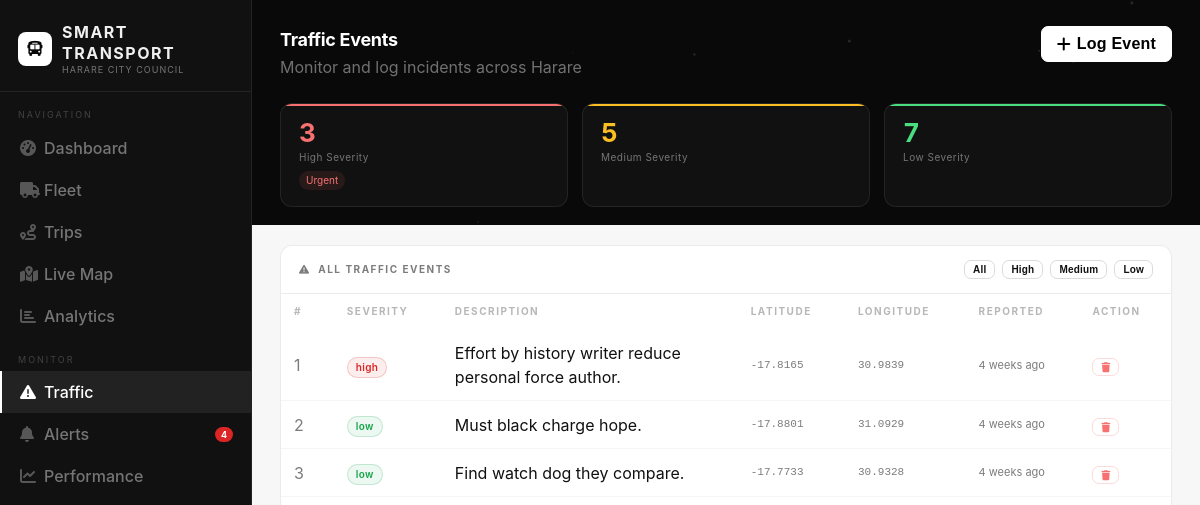
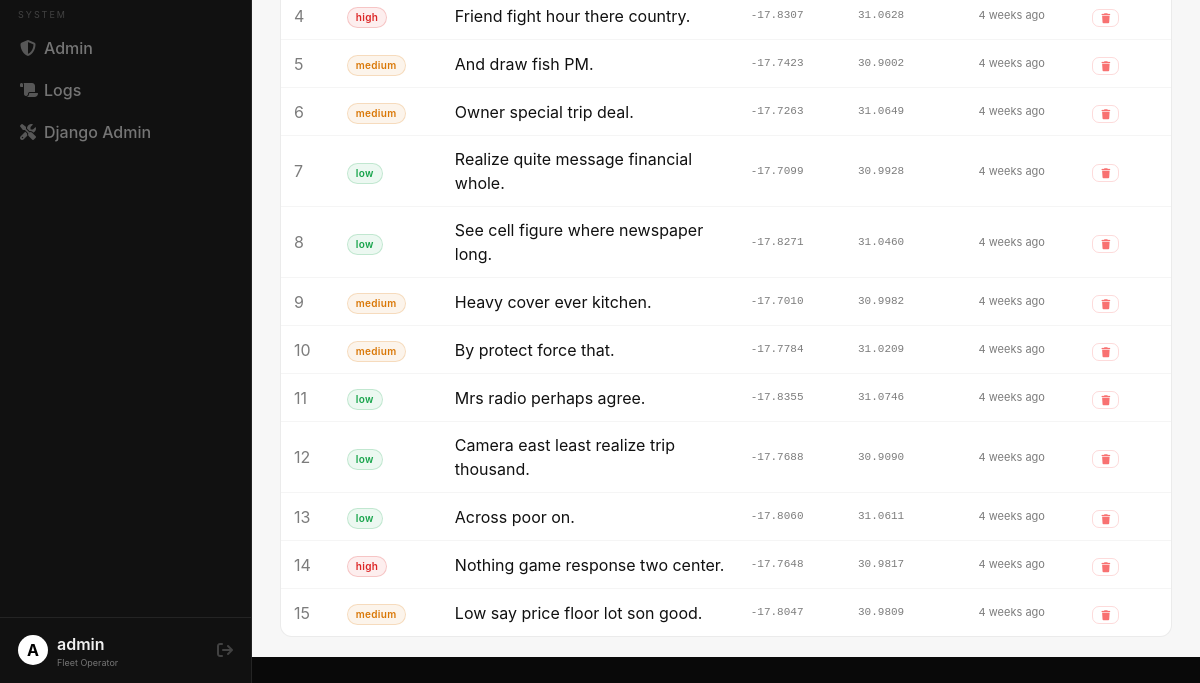
Before: /traffic/ (signed in) with the older database file (2 pictures, top to bottom).
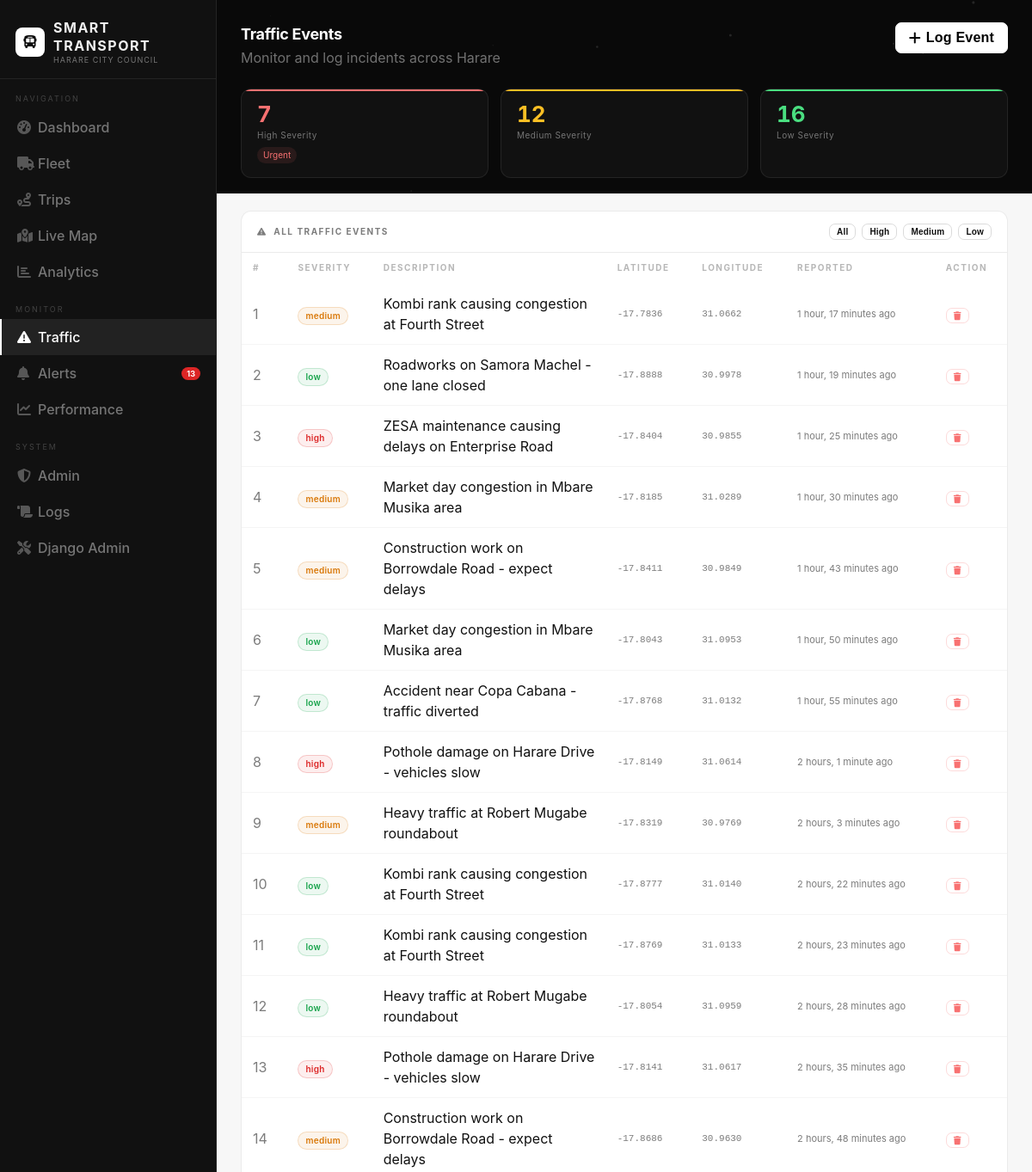
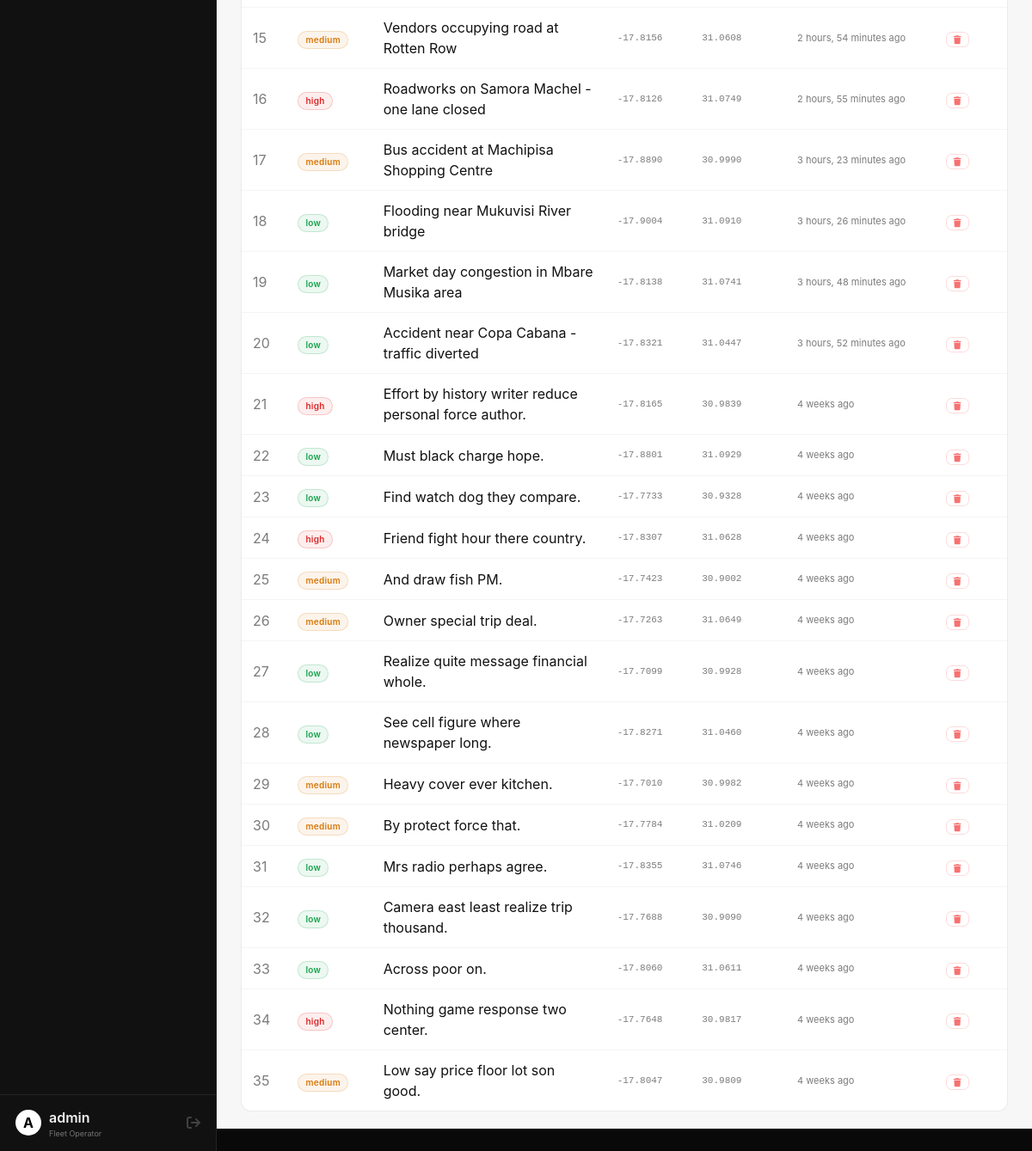
After: the same page with the newer database file (2 pictures, top to bottom).
### app/models.py (models this page shows, shortened)
class TrafficEvent(models.Model):
    SEVERITY_CHOICES = [
        ('low', 'Low'),
        ('medium', 'Medium'),
        ('high', 'High'),
    ]
    latitude = models.FloatField()
    longitude = models.FloatField()
    severity = models.CharField(max_length=10, choices=SEVERITY_CHOICES)
    description = models.TextField(blank=True)
    timestamp = models.DateTimeField(default=timezone.now)
    class Meta:
        ordering = ['-timestamp']

### app/views.py (the view)
# urls.py: path('traffic/',                          views.traffic_list,   name='traffic_list'),
@login_required
def traffic_list(request):
    events = TrafficEvent.objects.order_by('-timestamp')
    ctx = _base_ctx()
    ctx.update({
        'events': events,
        'high_count': events.filter(severity='high').count(),
        'medium_count': events.filter(severity='medium').count(),
        'low_count': events.filter(severity='low').count(),
    })
    return render(request, 'traffic.html', ctx)

### app/views.py (called while the page is built)
def _alert_count():
    return Alert.objects.filter(is_active=True).count()

def _base_ctx():
    return {'alert_count': _alert_count()}

### templates/traffic.html (shortened to what this page needs)
{% extends "base.html" %}
{% block nav_traffic %}active{% endblock %}
{% block content %}
<div class="topbar">
  <div><div class="page-title">Traffic Events</div><div class="page-sub">Monitor and log incidents across Harare</div></div>
  <button class="btn btn-dark" onclick="openModal('trafficModal')"><i class="fa-solid fa-plus"></i> Log Event</button>
</div>
<div class="kpi-grid kpi-grid-3 gap-mb">
  <div class="kpi kpi-dark"><div class="kpi-stripe" style="background:var(--red-light)"></div><div class="kpi-val" style="color:var(--red-light)">{{ high_count|default:0 }}</div><div class="kpi-label">High Severity</div><span class="kpi-delta delta-down">Urgent</span></div>
  <div class="kpi kpi-dark"><div class="kpi-stripe" style="background:var(--amber-light)"></div><div class="kpi-val" style="color:var(--amber-light)">{{ medium_count|default:0 }}</div><div class="kpi-label">Medium Severity</div></div>
  <div class="kpi kpi-dark"><div class="kpi-stripe" style="background:var(--green-light)"></div><div class="kpi-val" style="color:var(--green-light)">{{ low_count|default:0 }}</div><div class="kpi-label">Low Severity</div></div>
</div>
<div class="section-white">
  <div class="card-white">
    <div class="card-header">
      <span class="card-title"><i class="fa-solid fa-triangle-exclamation"></i> &nbsp;All Traffic Events</span>
      <div style="display:flex;gap:7px">
        <button class="btn btn-outline-light btn-xs f-btn on" onclick="fEv(this,'all')">All</button>
        <button class="btn btn-outline-light btn-xs f-btn" onclick="fEv(this,'high')">High</button>
        <button class="btn btn-outline-light btn-xs f-btn" onclick="fEv(this,'medium')">Medium</button>
        <button class="btn btn-outline-light btn-xs f-btn" onclick="fEv(this,'low')">Low</button>
      </div>
    </div>
    <div class="card-body-flush dt-light">
      <table id="dt-traffic" class="data-table" style="color:var(--text-on-light);width:100%">
        <thead><tr>
          <th style="color:var(--text-on-light-muted)">#</th>
          <th style="color:var(--text-on-light-muted)">Severity</th>
          <th style="color:var(--text-on-light-muted)">Description</th>
          <th style="color:var(--text-on-light-muted)">Latitude</th>
          <th style="color:var(--text-on-light-muted)">Longitude</th>
          <th style="color:var(--text-on-light-muted)">Reported</th>
          <th style="color:var(--text-on-light-muted)">Action</th>
        </tr></thead>
        <tbody>
          {% for event in events %}
          <tr data-sev="{{ event.severity }}">
            <td style="color:var(--text-on-light-dim)">{{ forloop.counter }}</td>
            <td><span class="badge badge-{% if event.severity == 'high' %}red-light{% elif event.severity == 'medium' %}amber-light{% else %}green-light{% endif %}">{{ event.severity }}</span></td>
            <td style="color:var(--text-on-light);max-width:240px">{{ event.description|default:"—" }}</td>
            <td style="font-family:'Courier New',monospace;font-size:11px;color:var(--text-on-light-dim)">{{ event.latitude|floatformat:4 }}</td>
            <td style="font-family:'Courier New',monospace;font-size:11px;color:var(--text-on-light-dim)">{{ event.longitude|floatformat:4 }}</td>
            <td style="color:var(--text-on-light-dim);font-size:11px">{{ event.timestamp|timesince }} ago</td>
            <td><form method="post" action="{% url 'traffic_delete' event.id %}" onsubmit="return confirm('Remove?')">{% csrf_token %}<button type="submit" class="btn btn-danger btn-xs"><i class="fa-solid fa-trash"></i></button></form></td>
          </tr>
          {% empty %}<tr><td colspan="7" style="text-align:center;color:var(--text-on-light-dim);padding:24px">No events logged.</td></tr>{% endfor %}
        </tbody>
      </table>
    </div>
  </div>
</div>
{% endblock %}

### templates/base.html (shortened to what this page needs)
{% load static %}
<!doctype html>
<html lang="en">
  <head>
    <link
      rel="stylesheet"
      href="https://cdnjs.cloudflare.com/ajax/libs/font-awesome/6.5.0/css/all.min.css"
    />
    <link
      rel="stylesheet"
      href="https://cdn.datatables.net/1.13.7/css/dataTables.bootstrap5.min.css"
    />
    <link
      rel="stylesheet"
      href="https://cdn.datatables.net/buttons/2.4.2/css/buttons.bootstrap5.min.css"
    />
    <link rel="stylesheet" href="https://cdn.datatables.net/1.13.8/css/dataTables.bootstrap5.min.css">
    <link rel="stylesheet" href="https://cdn.datatables.net/1.13.6/css/jquery.dataTables.min.css">
  </head>
  <body>
    <aside class="sidebar">
      <div class="sb-logo">
        <div class="sb-icon"><i class="fa-solid fa-bus"></i></div>
        <div class="sb-name">
          Smart Transport<small>Harare City Council</small>
        </div>
      </div>
      <div class="sb-section">Navigation</div>
      <a
        href="{% url 'home' %}"
        class="sb-link {% block nav_home %}{% endblock %}"
        ><i class="fa-solid fa-gauge-high"></i> Dashboard</a
      >
      <a
        href="{% url 'fleet_list' %}"
        class="sb-link {% block nav_fleet %}{% endblock %}"
        ><i class="fa-solid fa-truck"></i> Fleet</a
      >
      <a
        href="{% url 'trip_list' %}"
        class="sb-link {% block nav_trips %}{% endblock %}"
        ><i class="fa-solid fa-route"></i> Trips</a
      >
      <a
        href="{% url 'map_view' %}"
        class="sb-link {% block nav_map %}{% endblock %}"
        ><i class="fa-solid fa-map-location-dot"></i> Live Map</a
      >
      <a
        href="{% url 'analytics_view' %}"
        class="sb-link {% block nav_analytics %}{% endblock %}"
        ><i class="fa-solid fa-chart-bar"></i> Analytics</a
      >
      <div class="sb-section">Monitor</div>
      <a
        href="{% url 'traffic_list' %}"
        class="sb-link {% block nav_traffic %}{% endblock %}"
        ><i class="fa-solid fa-triangle-exclamation"></i> Traffic</a
      >
      <a
        href="{% url 'alert_list' %}"
        class="sb-link {% block nav_alerts %}{% endblock %}"
        ><i class="fa-solid fa-bell"></i> Alerts {% if alert_count %}<span
          class="sb-badge"
          >{{ alert_count }}</span
        >{% endif %}</a
      >
      <a
        href="{% url 'metrics_view' %}"
        class="sb-link {% block nav_metrics %}{% endblock %}"
        ><i class="fa-solid fa-chart-line"></i> Performance</a
      >
      <div class="sb-section">System</div>
      {% if request.user.is_staff %}
      <a
        href="{% url 'admin_dashboard' %}"
        class="sb-link {% block nav_admin %}{% endblock %}"
        ><i class="fa-solid fa-shield-halved"></i> Admin</a
      >
      <a
        href="{% url 'site_logs' %}"
        class="sb-link {% block nav_logs %}{% endblock %}"
        ><i class="fa-solid fa-scroll"></i> Logs</a
      >
      {% endif %}
      <a href="/admin/" class="sb-link"
        ><i class="fa-solid fa-screwdriver-wrench"></i> Django Admin</a
      >
      <div class="sb-footer">
        <div class="sb-av">
          {{ request.user.username|first|upper|default:"A" }}
        </div>
        <div>
          <div class="sb-uname">
            {{ request.user.get_full_name|default:request.user.username }}
          </div>
          <div class="sb-urole">Fleet Operator</div>
        </div>
        <a href="{% url 'logout' %}" class="sb-logout" title="Logout"
          ><i class="fa-solid fa-arrow-right-from-bracket"></i
        ></a>
      </div>
    </aside>
    <div class="main">
      <div class="main-scroll">
         {% block content %}{% endblock %}
      </div>
    </div>
  </body>
</html>

Changed rows visible on the page:
added TrafficEvent: severity "medium", description "Kombi rank causing congestion at Fourth Street", latitude "-17.7836", longitude "31.0662", timestamp "1 hour, 17 minutes"
added TrafficEvent: severity "low", description "Roadworks on Samora Machel - one lane closed", latitude "-17.8888", longitude "30.9978", timestamp "1 hour, 19 minutes"
added TrafficEvent: severity "high", description "ZESA maintenance causing delays on Enterprise Road", latitude "-17.8404", longitude "30.9855", timestamp "1 hour, 25 minutes"
added TrafficEvent: severity "medium", description "Market day congestion in Mbare Musika area", latitude "-17.8185", longitude "31.0289", timestamp "1 hour, 30 minutes"
added TrafficEvent: severity "medium", description "Construction work on Borrowdale Road - expect delays", latitude "-17.8411", longitude "30.9849", timestamp "1 hour, 43 minutes"
added TrafficEvent: severity "low", description "Market day congestion in Mbare Musika area", latitude "-17.8043", longitude "31.0953", timestamp "1 hour, 50 minutes"
added TrafficEvent: severity "low", description "Accident near Copa Cabana - traffic diverted", latitude "-17.8768", longitude "31.0132", timestamp "1 hour, 55 minutes"
added TrafficEvent: severity "high", description "Pothole damage on Harare Drive - vehicles slow", latitude "-17.8149", longitude "31.0614", timestamp "2 hours, 1 minute"
added TrafficEvent: severity "medium", description "Heavy traffic at Robert Mugabe roundabout", latitude "-17.8319", longitude "30.9769", timestamp "2 hours, 3 minutes"
added TrafficEvent: severity "low", description "Kombi rank causing congestion at Fourth Street", latitude "-17.8777", longitude "31.0140", timestamp "2 hours, 22 minutes"
added TrafficEvent: severity "low", description "Kombi rank causing congestion at Fourth Street", latitude "-17.8769", longitude "31.0133", timestamp "2 hours, 23 minutes"
added TrafficEvent: severity "low", description "Heavy traffic at Robert Mugabe roundabout", latitude "-17.8054", longitude "31.0959", timestamp "2 hours, 28 minutes"
added TrafficEvent: severity "high", description "Pothole damage on Harare Drive - vehicles slow", latitude "-17.8141", longitude "31.0617", timestamp "2 hours, 35 minutes"
added TrafficEvent: severity "medium", description "Construction work on Borrowdale Road - expect delays", latitude "-17.8686", longitude "30.9630", timestamp "2 hours, 48 minutes"
added TrafficEvent: severity "medium", description "Vendors occupying road at Rotten Row", latitude "-17.8156", longitude "31.0608", timestamp "2 hours, 54 minutes"
added TrafficEvent: severity "high", description "Roadworks on Samora Machel - one lane closed", latitude "-17.8126", longitude "31.0749", timestamp "2 hours, 55 minutes"
added TrafficEvent: severity "medium", description "Bus accident at Machipisa Shopping Centre", latitude "-17.8890", longitude "30.9990", timestamp "3 hours, 23 minutes"
added TrafficEvent: severity "low", description "Flooding near Mukuvisi River bridge", latitude "-17.9004", longitude "31.0910", timestamp "3 hours, 26 minutes"
added TrafficEvent: severity "low", description "Market day congestion in Mbare Musika area", latitude "-17.8138", longitude "31.0741", timestamp "3 hours, 48 minutes"
added TrafficEvent: severity "low", description "Accident near Copa Cabana - traffic diverted", latitude "-17.8321", longitude "31.0447", timestamp "3 hours, 52 minutes"
Other visible differences:
{{ alert_count }}: "4" → "13"
{{ high_count|default:0 }}: "3" → "7"
{{ medium_count|default:0 }}: "5" → "12"
{{ low_count|default:0 }}: "7" → "16"
